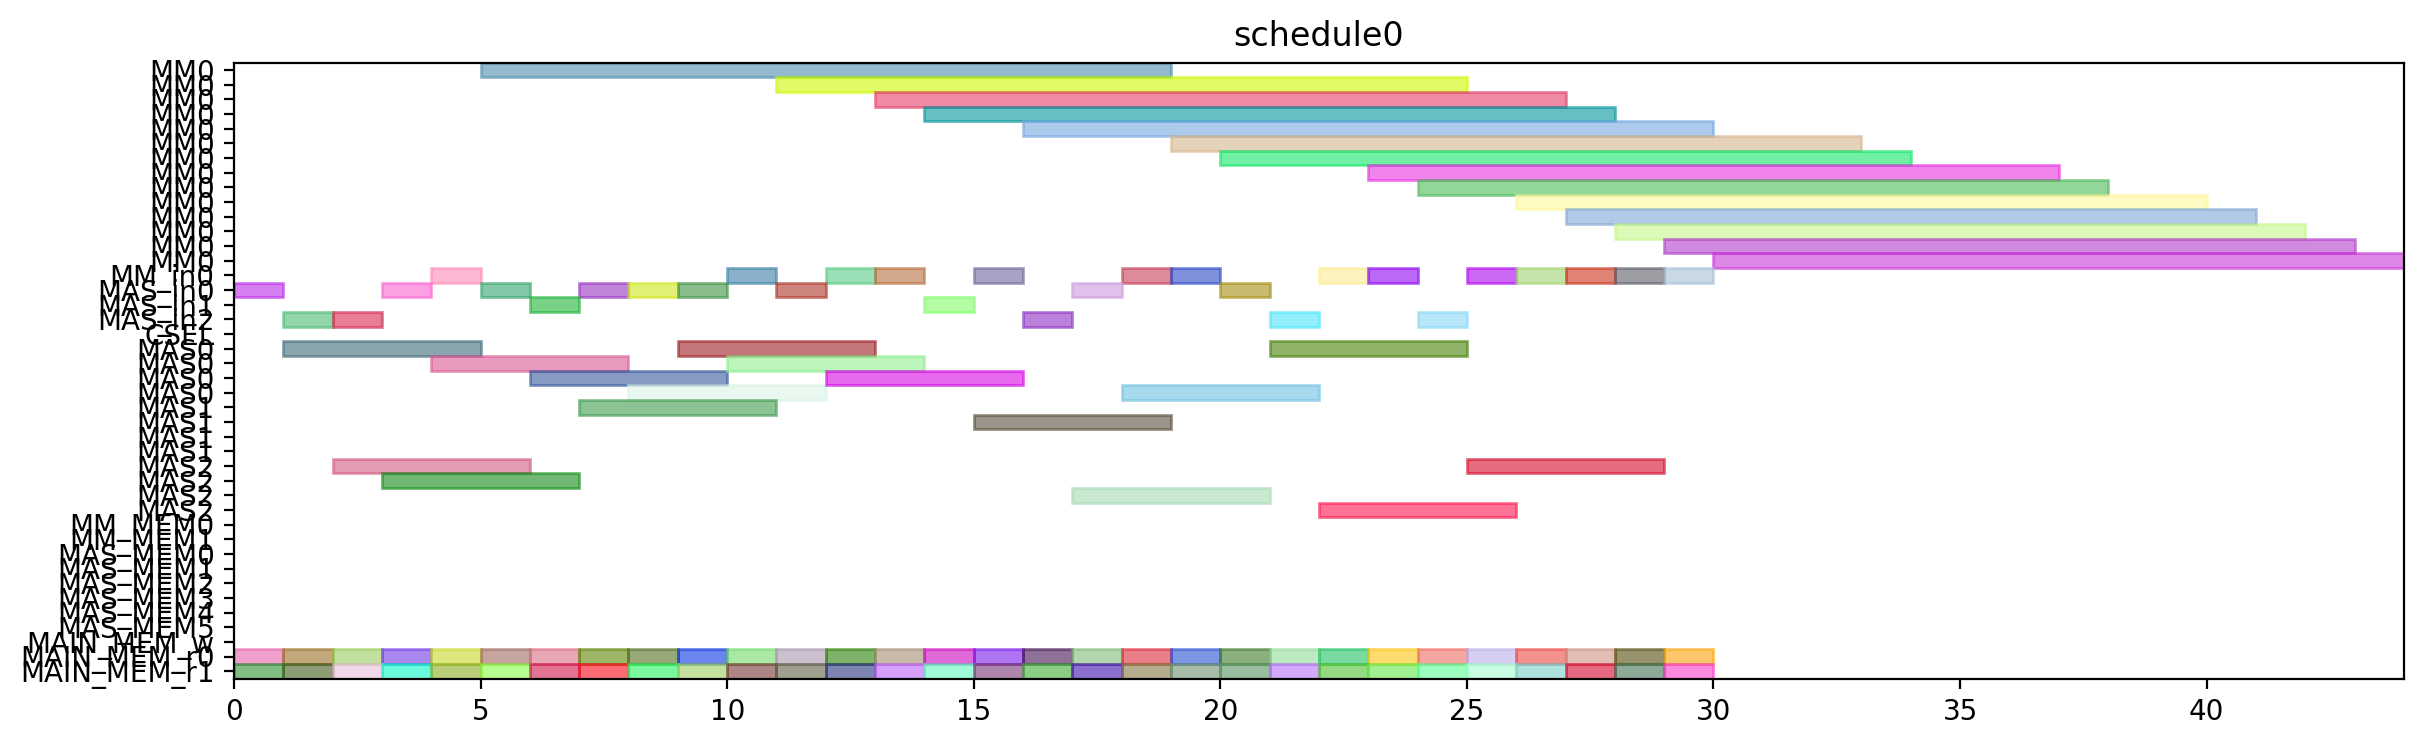

This chart was generated by the following Python code:
from pyschedule import Scenario, solvers, plotters, alt


def solve():
	horizon = 120
	S = Scenario("schedule0", horizon=horizon)

	# resource
	MM = S.Resources('MM', num=1, size=14)
	MM_in = S.Resources('MM_in', num=1)
	MAS_in = S.Resources('MAS_in', num=3)
	CSEL = S.Resource('CSEL')
	MAS = S.Resources('MAS', num=3, size=4, periods=range(1, horizon))
	MM_MEM = S.Resources('MM_MEM', num=2)
	MAS_MEM = S.Resources('MAS_MEM', num=6)
	MAIN_MEM_w = S.Resource('MAIN_MEM_w', size=1)
	MAIN_MEM_r = S.Resources('MAIN_MEM_r', num=2)

	# result of previous scheduling

	# new tasks
	r1_t0 = S.Task('r1_t0', length=14, delay_cost=1)
	r1_t0 += alt(MM)
	r1_t0_in = S.Task('r1_t0_in', length=1, delay_cost=1)
	r1_t0_in += alt(MM_in)
	S += r1_t0_in*MM_in[0]<=r1_t0*MM[0]
	r1_t0_mem0 = S.Task('r1_t0_mem0', length=1, delay_cost=1)
	r1_t0_mem0 += MAIN_MEM_r[0]
	S += r1_t0_mem0 <= r1_t0

	r1_t0_mem1 = S.Task('r1_t0_mem1', length=1, delay_cost=1)
	r1_t0_mem1 += MAIN_MEM_r[1]
	S += r1_t0_mem1 <= r1_t0

	r1_t1 = S.Task('r1_t1', length=14, delay_cost=1)
	r1_t1 += alt(MM)
	r1_t1_in = S.Task('r1_t1_in', length=1, delay_cost=1)
	r1_t1_in += alt(MM_in)
	S += r1_t1_in*MM_in[0]<=r1_t1*MM[0]
	r1_t1_mem0 = S.Task('r1_t1_mem0', length=1, delay_cost=1)
	r1_t1_mem0 += MAIN_MEM_r[0]
	S += r1_t1_mem0 <= r1_t1

	r1_t1_mem1 = S.Task('r1_t1_mem1', length=1, delay_cost=1)
	r1_t1_mem1 += MAIN_MEM_r[1]
	S += r1_t1_mem1 <= r1_t1

	r1_t2 = S.Task('r1_t2', length=4, delay_cost=1)
	r1_t2 += alt(MAS)
	r1_t2_in = S.Task('r1_t2_in', length=1, delay_cost=1)
	r1_t2_in += alt(MAS_in)
	S += r1_t2_in*MAS_in[0]<=r1_t2*MAS[0]

	S += r1_t2_in*MAS_in[1]<=r1_t2*MAS[1]

	S += r1_t2_in*MAS_in[2]<=r1_t2*MAS[2]

	r1_t2_mem0 = S.Task('r1_t2_mem0', length=1, delay_cost=1)
	r1_t2_mem0 += MAIN_MEM_r[0]
	S += r1_t2_mem0 <= r1_t2

	r1_t2_mem1 = S.Task('r1_t2_mem1', length=1, delay_cost=1)
	r1_t2_mem1 += MAIN_MEM_r[1]
	S += r1_t2_mem1 <= r1_t2

	r1_t3 = S.Task('r1_t3', length=4, delay_cost=1)
	r1_t3 += alt(MAS)
	r1_t3_in = S.Task('r1_t3_in', length=1, delay_cost=1)
	r1_t3_in += alt(MAS_in)
	S += r1_t3_in*MAS_in[0]<=r1_t3*MAS[0]

	S += r1_t3_in*MAS_in[1]<=r1_t3*MAS[1]

	S += r1_t3_in*MAS_in[2]<=r1_t3*MAS[2]

	r1_t3_mem0 = S.Task('r1_t3_mem0', length=1, delay_cost=1)
	r1_t3_mem0 += MAIN_MEM_r[0]
	S += r1_t3_mem0 <= r1_t3

	r1_t3_mem1 = S.Task('r1_t3_mem1', length=1, delay_cost=1)
	r1_t3_mem1 += MAIN_MEM_r[1]
	S += r1_t3_mem1 <= r1_t3

	r3_t0 = S.Task('r3_t0', length=14, delay_cost=1)
	r3_t0 += alt(MM)
	r3_t0_in = S.Task('r3_t0_in', length=1, delay_cost=1)
	r3_t0_in += alt(MM_in)
	S += r3_t0_in*MM_in[0]<=r3_t0*MM[0]
	r3_t0_mem0 = S.Task('r3_t0_mem0', length=1, delay_cost=1)
	r3_t0_mem0 += MAIN_MEM_r[0]
	S += r3_t0_mem0 <= r3_t0

	r3_t0_mem1 = S.Task('r3_t0_mem1', length=1, delay_cost=1)
	r3_t0_mem1 += MAIN_MEM_r[1]
	S += r3_t0_mem1 <= r3_t0

	r3_t1 = S.Task('r3_t1', length=14, delay_cost=1)
	r3_t1 += alt(MM)
	r3_t1_in = S.Task('r3_t1_in', length=1, delay_cost=1)
	r3_t1_in += alt(MM_in)
	S += r3_t1_in*MM_in[0]<=r3_t1*MM[0]
	r3_t1_mem0 = S.Task('r3_t1_mem0', length=1, delay_cost=1)
	r3_t1_mem0 += MAIN_MEM_r[0]
	S += r3_t1_mem0 <= r3_t1

	r3_t1_mem1 = S.Task('r3_t1_mem1', length=1, delay_cost=1)
	r3_t1_mem1 += MAIN_MEM_r[1]
	S += r3_t1_mem1 <= r3_t1

	r3_t2 = S.Task('r3_t2', length=4, delay_cost=1)
	r3_t2 += alt(MAS)
	r3_t2_in = S.Task('r3_t2_in', length=1, delay_cost=1)
	r3_t2_in += alt(MAS_in)
	S += r3_t2_in*MAS_in[0]<=r3_t2*MAS[0]

	S += r3_t2_in*MAS_in[1]<=r3_t2*MAS[1]

	S += r3_t2_in*MAS_in[2]<=r3_t2*MAS[2]

	r3_t2_mem0 = S.Task('r3_t2_mem0', length=1, delay_cost=1)
	r3_t2_mem0 += MAIN_MEM_r[0]
	S += r3_t2_mem0 <= r3_t2

	r3_t2_mem1 = S.Task('r3_t2_mem1', length=1, delay_cost=1)
	r3_t2_mem1 += MAIN_MEM_r[1]
	S += r3_t2_mem1 <= r3_t2

	r3_t3 = S.Task('r3_t3', length=4, delay_cost=1)
	r3_t3 += alt(MAS)
	r3_t3_in = S.Task('r3_t3_in', length=1, delay_cost=1)
	r3_t3_in += alt(MAS_in)
	S += r3_t3_in*MAS_in[0]<=r3_t3*MAS[0]

	S += r3_t3_in*MAS_in[1]<=r3_t3*MAS[1]

	S += r3_t3_in*MAS_in[2]<=r3_t3*MAS[2]

	r3_t3_mem0 = S.Task('r3_t3_mem0', length=1, delay_cost=1)
	r3_t3_mem0 += MAIN_MEM_r[0]
	S += r3_t3_mem0 <= r3_t3

	r3_t3_mem1 = S.Task('r3_t3_mem1', length=1, delay_cost=1)
	r3_t3_mem1 += MAIN_MEM_r[1]
	S += r3_t3_mem1 <= r3_t3

	r4_t0 = S.Task('r4_t0', length=14, delay_cost=1)
	r4_t0 += alt(MM)
	r4_t0_in = S.Task('r4_t0_in', length=1, delay_cost=1)
	r4_t0_in += alt(MM_in)
	S += r4_t0_in*MM_in[0]<=r4_t0*MM[0]
	r4_t0_mem0 = S.Task('r4_t0_mem0', length=1, delay_cost=1)
	r4_t0_mem0 += MAIN_MEM_r[0]
	S += r4_t0_mem0 <= r4_t0

	r4_t0_mem1 = S.Task('r4_t0_mem1', length=1, delay_cost=1)
	r4_t0_mem1 += MAIN_MEM_r[1]
	S += r4_t0_mem1 <= r4_t0

	r4_t1 = S.Task('r4_t1', length=14, delay_cost=1)
	r4_t1 += alt(MM)
	r4_t1_in = S.Task('r4_t1_in', length=1, delay_cost=1)
	r4_t1_in += alt(MM_in)
	S += r4_t1_in*MM_in[0]<=r4_t1*MM[0]
	r4_t1_mem0 = S.Task('r4_t1_mem0', length=1, delay_cost=1)
	r4_t1_mem0 += MAIN_MEM_r[0]
	S += r4_t1_mem0 <= r4_t1

	r4_t1_mem1 = S.Task('r4_t1_mem1', length=1, delay_cost=1)
	r4_t1_mem1 += MAIN_MEM_r[1]
	S += r4_t1_mem1 <= r4_t1

	r4_t2 = S.Task('r4_t2', length=4, delay_cost=1)
	r4_t2 += alt(MAS)
	r4_t2_in = S.Task('r4_t2_in', length=1, delay_cost=1)
	r4_t2_in += alt(MAS_in)
	S += r4_t2_in*MAS_in[0]<=r4_t2*MAS[0]

	S += r4_t2_in*MAS_in[1]<=r4_t2*MAS[1]

	S += r4_t2_in*MAS_in[2]<=r4_t2*MAS[2]

	r4_t2_mem0 = S.Task('r4_t2_mem0', length=1, delay_cost=1)
	r4_t2_mem0 += MAIN_MEM_r[0]
	S += r4_t2_mem0 <= r4_t2

	r4_t2_mem1 = S.Task('r4_t2_mem1', length=1, delay_cost=1)
	r4_t2_mem1 += MAIN_MEM_r[1]
	S += r4_t2_mem1 <= r4_t2

	r4_t3 = S.Task('r4_t3', length=4, delay_cost=1)
	r4_t3 += alt(MAS)
	r4_t3_in = S.Task('r4_t3_in', length=1, delay_cost=1)
	r4_t3_in += alt(MAS_in)
	S += r4_t3_in*MAS_in[0]<=r4_t3*MAS[0]

	S += r4_t3_in*MAS_in[1]<=r4_t3*MAS[1]

	S += r4_t3_in*MAS_in[2]<=r4_t3*MAS[2]

	r4_t3_mem0 = S.Task('r4_t3_mem0', length=1, delay_cost=1)
	r4_t3_mem0 += MAIN_MEM_r[0]
	S += r4_t3_mem0 <= r4_t3

	r4_t3_mem1 = S.Task('r4_t3_mem1', length=1, delay_cost=1)
	r4_t3_mem1 += MAIN_MEM_r[1]
	S += r4_t3_mem1 <= r4_t3

	r5_t0 = S.Task('r5_t0', length=14, delay_cost=1)
	r5_t0 += alt(MM)
	r5_t0_in = S.Task('r5_t0_in', length=1, delay_cost=1)
	r5_t0_in += alt(MM_in)
	S += r5_t0_in*MM_in[0]<=r5_t0*MM[0]
	r5_t0_mem0 = S.Task('r5_t0_mem0', length=1, delay_cost=1)
	r5_t0_mem0 += MAIN_MEM_r[0]
	S += r5_t0_mem0 <= r5_t0

	r5_t0_mem1 = S.Task('r5_t0_mem1', length=1, delay_cost=1)
	r5_t0_mem1 += MAIN_MEM_r[1]
	S += r5_t0_mem1 <= r5_t0

	r5_t1 = S.Task('r5_t1', length=14, delay_cost=1)
	r5_t1 += alt(MM)
	r5_t1_in = S.Task('r5_t1_in', length=1, delay_cost=1)
	r5_t1_in += alt(MM_in)
	S += r5_t1_in*MM_in[0]<=r5_t1*MM[0]
	r5_t1_mem0 = S.Task('r5_t1_mem0', length=1, delay_cost=1)
	r5_t1_mem0 += MAIN_MEM_r[0]
	S += r5_t1_mem0 <= r5_t1

	r5_t1_mem1 = S.Task('r5_t1_mem1', length=1, delay_cost=1)
	r5_t1_mem1 += MAIN_MEM_r[1]
	S += r5_t1_mem1 <= r5_t1

	r5_t2 = S.Task('r5_t2', length=4, delay_cost=1)
	r5_t2 += alt(MAS)
	r5_t2_in = S.Task('r5_t2_in', length=1, delay_cost=1)
	r5_t2_in += alt(MAS_in)
	S += r5_t2_in*MAS_in[0]<=r5_t2*MAS[0]

	S += r5_t2_in*MAS_in[1]<=r5_t2*MAS[1]

	S += r5_t2_in*MAS_in[2]<=r5_t2*MAS[2]

	r5_t2_mem0 = S.Task('r5_t2_mem0', length=1, delay_cost=1)
	r5_t2_mem0 += MAIN_MEM_r[0]
	S += r5_t2_mem0 <= r5_t2

	r5_t2_mem1 = S.Task('r5_t2_mem1', length=1, delay_cost=1)
	r5_t2_mem1 += MAIN_MEM_r[1]
	S += r5_t2_mem1 <= r5_t2

	r5_t3 = S.Task('r5_t3', length=4, delay_cost=1)
	r5_t3 += alt(MAS)
	r5_t3_in = S.Task('r5_t3_in', length=1, delay_cost=1)
	r5_t3_in += alt(MAS_in)
	S += r5_t3_in*MAS_in[0]<=r5_t3*MAS[0]

	S += r5_t3_in*MAS_in[1]<=r5_t3*MAS[1]

	S += r5_t3_in*MAS_in[2]<=r5_t3*MAS[2]

	r5_t3_mem0 = S.Task('r5_t3_mem0', length=1, delay_cost=1)
	r5_t3_mem0 += MAIN_MEM_r[0]
	S += r5_t3_mem0 <= r5_t3

	r5_t3_mem1 = S.Task('r5_t3_mem1', length=1, delay_cost=1)
	r5_t3_mem1 += MAIN_MEM_r[1]
	S += r5_t3_mem1 <= r5_t3

	r6_t0 = S.Task('r6_t0', length=14, delay_cost=1)
	r6_t0 += alt(MM)
	r6_t0_in = S.Task('r6_t0_in', length=1, delay_cost=1)
	r6_t0_in += alt(MM_in)
	S += r6_t0_in*MM_in[0]<=r6_t0*MM[0]
	r6_t0_mem0 = S.Task('r6_t0_mem0', length=1, delay_cost=1)
	r6_t0_mem0 += MAIN_MEM_r[0]
	S += r6_t0_mem0 <= r6_t0

	r6_t0_mem1 = S.Task('r6_t0_mem1', length=1, delay_cost=1)
	r6_t0_mem1 += MAIN_MEM_r[1]
	S += r6_t0_mem1 <= r6_t0

	r6_t1 = S.Task('r6_t1', length=14, delay_cost=1)
	r6_t1 += alt(MM)
	r6_t1_in = S.Task('r6_t1_in', length=1, delay_cost=1)
	r6_t1_in += alt(MM_in)
	S += r6_t1_in*MM_in[0]<=r6_t1*MM[0]
	r6_t1_mem0 = S.Task('r6_t1_mem0', length=1, delay_cost=1)
	r6_t1_mem0 += MAIN_MEM_r[0]
	S += r6_t1_mem0 <= r6_t1

	r6_t1_mem1 = S.Task('r6_t1_mem1', length=1, delay_cost=1)
	r6_t1_mem1 += MAIN_MEM_r[1]
	S += r6_t1_mem1 <= r6_t1

	r6_t2 = S.Task('r6_t2', length=4, delay_cost=1)
	r6_t2 += alt(MAS)
	r6_t2_in = S.Task('r6_t2_in', length=1, delay_cost=1)
	r6_t2_in += alt(MAS_in)
	S += r6_t2_in*MAS_in[0]<=r6_t2*MAS[0]

	S += r6_t2_in*MAS_in[1]<=r6_t2*MAS[1]

	S += r6_t2_in*MAS_in[2]<=r6_t2*MAS[2]

	r6_t2_mem0 = S.Task('r6_t2_mem0', length=1, delay_cost=1)
	r6_t2_mem0 += MAIN_MEM_r[0]
	S += r6_t2_mem0 <= r6_t2

	r6_t2_mem1 = S.Task('r6_t2_mem1', length=1, delay_cost=1)
	r6_t2_mem1 += MAIN_MEM_r[1]
	S += r6_t2_mem1 <= r6_t2

	r6_t3 = S.Task('r6_t3', length=4, delay_cost=1)
	r6_t3 += alt(MAS)
	r6_t3_in = S.Task('r6_t3_in', length=1, delay_cost=1)
	r6_t3_in += alt(MAS_in)
	S += r6_t3_in*MAS_in[0]<=r6_t3*MAS[0]

	S += r6_t3_in*MAS_in[1]<=r6_t3*MAS[1]

	S += r6_t3_in*MAS_in[2]<=r6_t3*MAS[2]

	r6_t3_mem0 = S.Task('r6_t3_mem0', length=1, delay_cost=1)
	r6_t3_mem0 += MAIN_MEM_r[0]
	S += r6_t3_mem0 <= r6_t3

	r6_t3_mem1 = S.Task('r6_t3_mem1', length=1, delay_cost=1)
	r6_t3_mem1 += MAIN_MEM_r[1]
	S += r6_t3_mem1 <= r6_t3

	r9_t2 = S.Task('r9_t2', length=4, delay_cost=1)
	r9_t2 += alt(MAS)
	r9_t2_in = S.Task('r9_t2_in', length=1, delay_cost=1)
	r9_t2_in += alt(MAS_in)
	S += r9_t2_in*MAS_in[0]<=r9_t2*MAS[0]

	S += r9_t2_in*MAS_in[1]<=r9_t2*MAS[1]

	S += r9_t2_in*MAS_in[2]<=r9_t2*MAS[2]

	r9_t2_mem0 = S.Task('r9_t2_mem0', length=1, delay_cost=1)
	r9_t2_mem0 += MAIN_MEM_r[0]
	S += r9_t2_mem0 <= r9_t2

	r9_t2_mem1 = S.Task('r9_t2_mem1', length=1, delay_cost=1)
	r9_t2_mem1 += MAIN_MEM_r[1]
	S += r9_t2_mem1 <= r9_t2

	r12_t0 = S.Task('r12_t0', length=14, delay_cost=1)
	r12_t0 += alt(MM)
	r12_t0_in = S.Task('r12_t0_in', length=1, delay_cost=1)
	r12_t0_in += alt(MM_in)
	S += r12_t0_in*MM_in[0]<=r12_t0*MM[0]
	r12_t0_mem0 = S.Task('r12_t0_mem0', length=1, delay_cost=1)
	r12_t0_mem0 += MAIN_MEM_r[0]
	S += r12_t0_mem0 <= r12_t0

	r12_t0_mem1 = S.Task('r12_t0_mem1', length=1, delay_cost=1)
	r12_t0_mem1 += MAIN_MEM_r[1]
	S += r12_t0_mem1 <= r12_t0

	r12_t1 = S.Task('r12_t1', length=14, delay_cost=1)
	r12_t1 += alt(MM)
	r12_t1_in = S.Task('r12_t1_in', length=1, delay_cost=1)
	r12_t1_in += alt(MM_in)
	S += r12_t1_in*MM_in[0]<=r12_t1*MM[0]
	r12_t1_mem0 = S.Task('r12_t1_mem0', length=1, delay_cost=1)
	r12_t1_mem0 += MAIN_MEM_r[0]
	S += r12_t1_mem0 <= r12_t1

	r12_t1_mem1 = S.Task('r12_t1_mem1', length=1, delay_cost=1)
	r12_t1_mem1 += MAIN_MEM_r[1]
	S += r12_t1_mem1 <= r12_t1

	r12_t2 = S.Task('r12_t2', length=4, delay_cost=1)
	r12_t2 += alt(MAS)
	r12_t2_in = S.Task('r12_t2_in', length=1, delay_cost=1)
	r12_t2_in += alt(MAS_in)
	S += r12_t2_in*MAS_in[0]<=r12_t2*MAS[0]

	S += r12_t2_in*MAS_in[1]<=r12_t2*MAS[1]

	S += r12_t2_in*MAS_in[2]<=r12_t2*MAS[2]

	r12_t2_mem0 = S.Task('r12_t2_mem0', length=1, delay_cost=1)
	r12_t2_mem0 += MAIN_MEM_r[0]
	S += r12_t2_mem0 <= r12_t2

	r12_t2_mem1 = S.Task('r12_t2_mem1', length=1, delay_cost=1)
	r12_t2_mem1 += MAIN_MEM_r[1]
	S += r12_t2_mem1 <= r12_t2

	r12_t3 = S.Task('r12_t3', length=4, delay_cost=1)
	r12_t3 += alt(MAS)
	r12_t3_in = S.Task('r12_t3_in', length=1, delay_cost=1)
	r12_t3_in += alt(MAS_in)
	S += r12_t3_in*MAS_in[0]<=r12_t3*MAS[0]

	S += r12_t3_in*MAS_in[1]<=r12_t3*MAS[1]

	S += r12_t3_in*MAS_in[2]<=r12_t3*MAS[2]

	r12_t3_mem0 = S.Task('r12_t3_mem0', length=1, delay_cost=1)
	r12_t3_mem0 += MAIN_MEM_r[0]
	S += r12_t3_mem0 <= r12_t3

	r12_t3_mem1 = S.Task('r12_t3_mem1', length=1, delay_cost=1)
	r12_t3_mem1 += MAIN_MEM_r[1]
	S += r12_t3_mem1 <= r12_t3

	r13_t0 = S.Task('r13_t0', length=14, delay_cost=1)
	r13_t0 += alt(MM)
	r13_t0_in = S.Task('r13_t0_in', length=1, delay_cost=1)
	r13_t0_in += alt(MM_in)
	S += r13_t0_in*MM_in[0]<=r13_t0*MM[0]
	r13_t0_mem0 = S.Task('r13_t0_mem0', length=1, delay_cost=1)
	r13_t0_mem0 += MAIN_MEM_r[0]
	S += r13_t0_mem0 <= r13_t0

	r13_t0_mem1 = S.Task('r13_t0_mem1', length=1, delay_cost=1)
	r13_t0_mem1 += MAIN_MEM_r[1]
	S += r13_t0_mem1 <= r13_t0

	r13_t1 = S.Task('r13_t1', length=14, delay_cost=1)
	r13_t1 += alt(MM)
	r13_t1_in = S.Task('r13_t1_in', length=1, delay_cost=1)
	r13_t1_in += alt(MM_in)
	S += r13_t1_in*MM_in[0]<=r13_t1*MM[0]
	r13_t1_mem0 = S.Task('r13_t1_mem0', length=1, delay_cost=1)
	r13_t1_mem0 += MAIN_MEM_r[0]
	S += r13_t1_mem0 <= r13_t1

	r13_t1_mem1 = S.Task('r13_t1_mem1', length=1, delay_cost=1)
	r13_t1_mem1 += MAIN_MEM_r[1]
	S += r13_t1_mem1 <= r13_t1

	r13_t2 = S.Task('r13_t2', length=4, delay_cost=1)
	r13_t2 += alt(MAS)
	r13_t2_in = S.Task('r13_t2_in', length=1, delay_cost=1)
	r13_t2_in += alt(MAS_in)
	S += r13_t2_in*MAS_in[0]<=r13_t2*MAS[0]

	S += r13_t2_in*MAS_in[1]<=r13_t2*MAS[1]

	S += r13_t2_in*MAS_in[2]<=r13_t2*MAS[2]

	r13_t2_mem0 = S.Task('r13_t2_mem0', length=1, delay_cost=1)
	r13_t2_mem0 += MAIN_MEM_r[0]
	S += r13_t2_mem0 <= r13_t2

	r13_t2_mem1 = S.Task('r13_t2_mem1', length=1, delay_cost=1)
	r13_t2_mem1 += MAIN_MEM_r[1]
	S += r13_t2_mem1 <= r13_t2

	r13_t3 = S.Task('r13_t3', length=4, delay_cost=1)
	r13_t3 += alt(MAS)
	r13_t3_in = S.Task('r13_t3_in', length=1, delay_cost=1)
	r13_t3_in += alt(MAS_in)
	S += r13_t3_in*MAS_in[0]<=r13_t3*MAS[0]

	S += r13_t3_in*MAS_in[1]<=r13_t3*MAS[1]

	S += r13_t3_in*MAS_in[2]<=r13_t3*MAS[2]

	r13_t3_mem0 = S.Task('r13_t3_mem0', length=1, delay_cost=1)
	r13_t3_mem0 += MAIN_MEM_r[0]
	S += r13_t3_mem0 <= r13_t3

	r13_t3_mem1 = S.Task('r13_t3_mem1', length=1, delay_cost=1)
	r13_t3_mem1 += MAIN_MEM_r[1]
	S += r13_t3_mem1 <= r13_t3

	r16_t3 = S.Task('r16_t3', length=4, delay_cost=1)
	r16_t3 += alt(MAS)
	r16_t3_in = S.Task('r16_t3_in', length=1, delay_cost=1)
	r16_t3_in += alt(MAS_in)
	S += r16_t3_in*MAS_in[0]<=r16_t3*MAS[0]

	S += r16_t3_in*MAS_in[1]<=r16_t3*MAS[1]

	S += r16_t3_in*MAS_in[2]<=r16_t3*MAS[2]

	r16_t3_mem0 = S.Task('r16_t3_mem0', length=1, delay_cost=1)
	r16_t3_mem0 += MAIN_MEM_r[0]
	S += r16_t3_mem0 <= r16_t3

	r16_t3_mem1 = S.Task('r16_t3_mem1', length=1, delay_cost=1)
	r16_t3_mem1 += MAIN_MEM_r[1]
	S += r16_t3_mem1 <= r16_t3

	solvers.mip.solve(S,msg=1,kind='CPLEX',ratio_gap=1.01)

	solution = [['hoge']*len(S.solution()[1]) for i in range(len(S.solution()))]
	for i in range(len(S.solution())):
		for j in range(len(S.solution()[i])):
			solution[i][j]=str(S.solution()[i][j])
	print(solution)

	cycles = int(solution[-1][3])

	pic_file_name = "/mnt/rose/usr1/fukuda/ABE/multiRAM_multiMAS_16mux/scheduling_result/stage14MM1_stage4MAS3/EP2_YRECOVER/schedule0.png"
	if(S.solution() != []):
		plotters.matplotlib.plot(S,img_filename=pic_file_name, show_task_labels=False, fig_size=(cycles*0.25+3, 4))

	return solution
